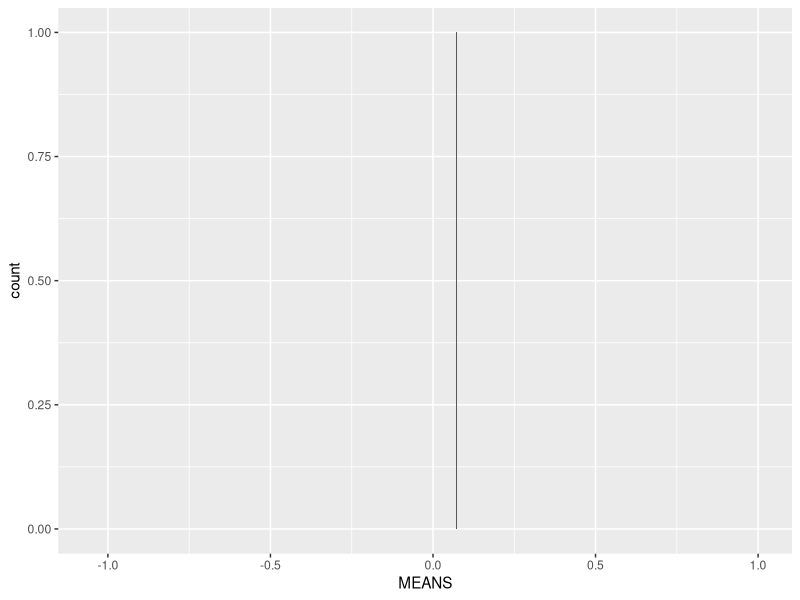

Recreate this plot in R. (Note: this script raises an error after producing the figure.)
# Heath O'Brien (heath.obrien-at-gmail-dot-com)
# MLwiN tutorial, chapter 2
# 12 May 2015

# last modified 14 May 2015

# This is an attempt to reproduce the output of chapter 2 of the MLwiN tutorial

# clear R of all objects
rm(list=ls())

library(dplyr)
library(ggplot2)
library(lmtest)
library(lme4)
#2.2: Opening  the  worksheet  and  looking  at the data
SchoolData<-read.csv(file = "tutorial.txt", sep="\t")
SchoolData$school<-factor(SchoolData$school)
SchoolData$girl<-factor(SchoolData$girl)
summary(SchoolData)

#2.3: Comparing two groups
group_by(SchoolData, girl) %>% summarise(N=length(normexam), MEANS=mean(normexam), SDs=sd(normexam))
summarise(SchoolData, N=length(normexam), MEANS=mean(normexam), SDs=sd(normexam))

2*pnorm(-7.23,0,1)

MOD.1 <- lm(normexam ~ girl, data=SchoolData)
summary(MOD.1)
# yi = -0.14120(0.02464) + 0.23373(0.03181)x1i 
# σ2e = 0.9926**2 = 0.9852548

#2.4: Comparing more than two groups: Fixed effects models
group_by(SchoolData, school) %>% summarise(MEANS=mean(normexam)) %>%
  ggplot(., (aes(MEANS)))+geom_bar()

MOD.2 <- lm(normexam ~ school, data=SchoolData)
summary(MOD.2)
# F = 12.23 on 64 and 3994 DF,  p-value: < 2.2e-16
#This doesn't look exactly the same because the reference school is 1 
#rather than 65 and I'm not sure how to change this

filter(SchoolData, school==65) %>%summarise(mean(normexam))
# = -0.309375 = 0.500548 + -0.809923

-2 * logLik(MOD.2)
-2 * logLik(lm(normexam ~ 1, data=SchoolData))
1 - pchisq(11510.55-10783.99, df=64)

#or simply
lrtest(MOD.2, lm(normexam ~ 1, data=SchoolData))

MOD.3 <- lm(normexam ~ school + schgend, data=SchoolData)
summary(MOD.3)

#2.5: Comparing means: Random effects or multilevel model
MOD.4 <- lmer(normexam ~ +(1|school), data=SchoolData)
summary(MOD.4)

#I'm a bit sketchy on how to calculate the standard errors for the randomeffects, but here goes:
school_SE <- 0.4143/65**.5
residual_SE <- 0.9209/4059**.5

#β0j = -0.01408(0.05407) + µ0j
#σ2µ0 = 0.1717(0.05138759)
#σ2e = 0.8480(0.0144545)
#these numbers aren't exactly the same, but they're in the ballpark

lrtest(MOD.4, lm(normexam ~ 1, data=SchoolData))
#this gives a warning, but the answer is sensible (494.81 vs. 498.71)

#variance partition coefficient:

VPC <-0.1717/(0.1717+0.8480)

#need to change the reference level for schgend
SchoolData$schgend<-relevel(SchoolData$schgend, ref="mixedsch")

MOD.5 <- lmer(normexam ~ schgend + (1|school), data=SchoolData)
summary(MOD.5)
#yij = β0j + 0.06404(0.15308)boyschj + 0.25750(0.11973)girlschj + eij
#β0j = -0.10239(0.07194) + µ0j
#σ2µ0 = 0.1637(0.05018445)
#σ2e = 0.8480(0.0144545)
#error terms are exactly the same

